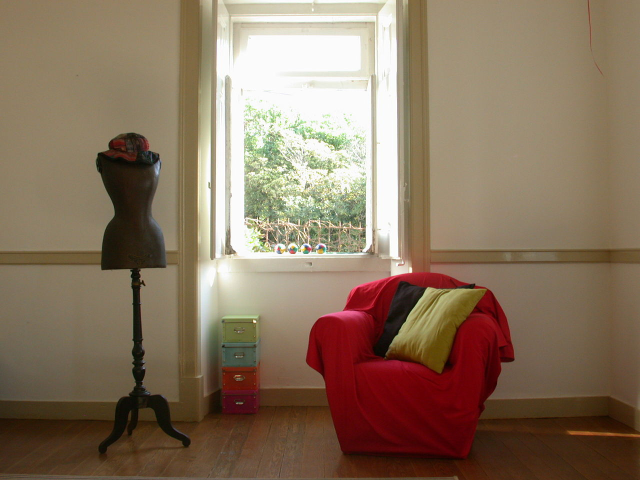
#> input picture les_3/room2.jpg, 1280 x 960 px (shown at 1/2 size)
$ python rotation.py
#> lines starting #> are read from the running program, lines starting #| are printed output that depends on the picture
import cv2 as cv
import numpy as np

image = cv.imread('room2.jpg')
#> image is the input picture: shape (960, 1280, 3); mean B, G, R 94.5, 115.5, 136.3
image = cv.resize(image, None, fx=0.5, fy=0.5)
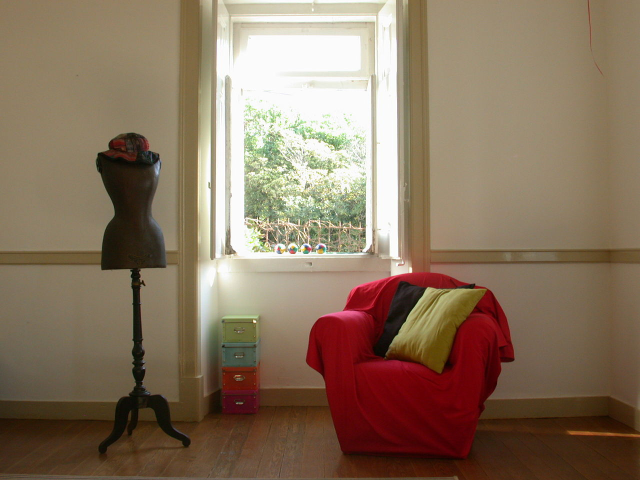
#> image: shape (480, 640, 3); mean B, G, R 94.7, 115.7, 136.4
r_mat = cv.getRotationMatrix2D((image.shape[1]//2, image.shape[0]//2), 45, 1)

rotation = cv.warpAffine(image, r_mat, image.shape[:2])
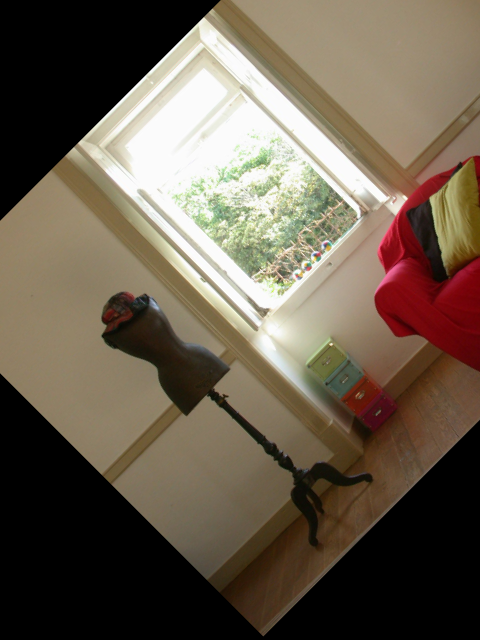
#> rotation: shape (640, 480, 3); mean B, G, R 77.7, 93.1, 105.3

cv.imshow('rotation', rotation)
cv.waitKey(2000)
cv.destroyAllWindows()

$ run again, with les_3/kremlin.jpg copied over les_3/room2.jpg
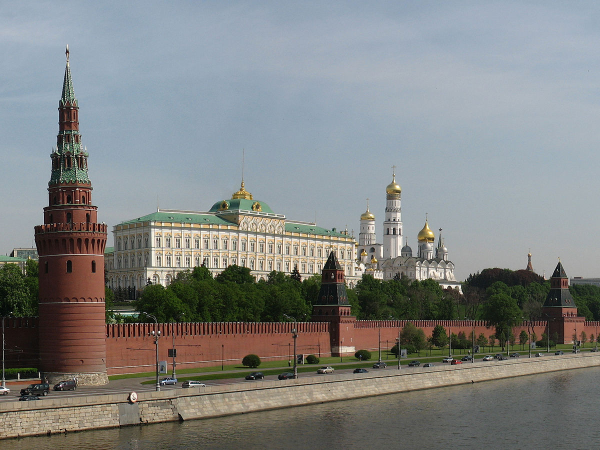
#> input picture les_3/kremlin.jpg, 1200 x 900 px (shown at 1/2 size)
#> image is the input picture: shape (900, 1200, 3); mean B, G, R 129.8, 131.2, 128.7
#> `image = cv.resize(image, None, fx=0.5, fy=0.5)`:
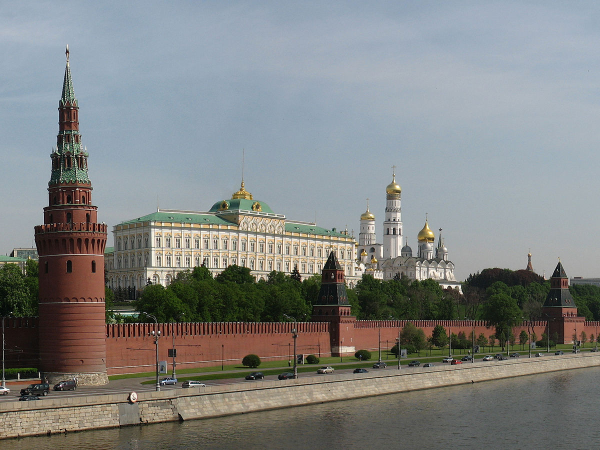
#> image: shape (450, 600, 3); mean B, G, R 130, 131.3, 128.9
#> `rotation = cv.warpAffine(image, r_mat, image.shape[:2])`:
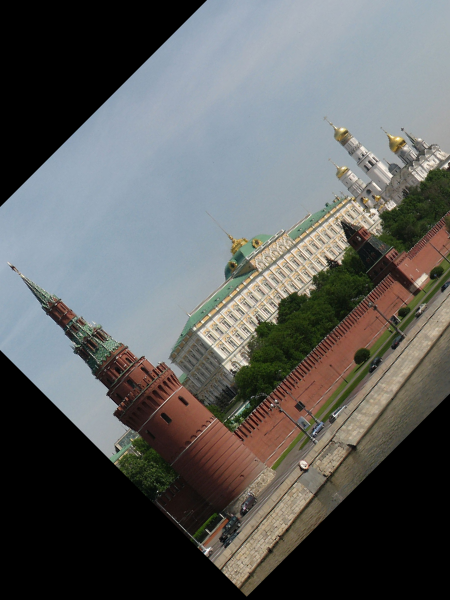
#> rotation: shape (600, 450, 3); mean B, G, R 94.9, 96, 94.6

$ run again, with les_3/noise_pep.JPG copied over les_3/room2.jpg
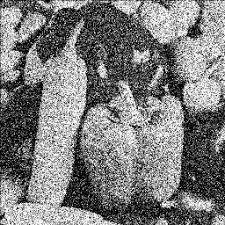
#> input picture les_3/noise_pep.JPG, 225 x 225 px
#> image is the input picture: shape (225, 225, 3); min 0, max 255, mean 125
#> `image = cv.resize(image, None, fx=0.5, fy=0.5)`:
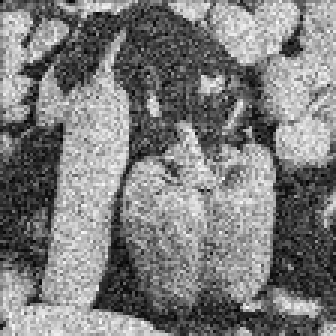
#> image: shape (112, 112, 3) (shown 3 times larger); min 0, max 251, mean 125
#> `rotation = cv.warpAffine(image, r_mat, image.shape[:2])`:
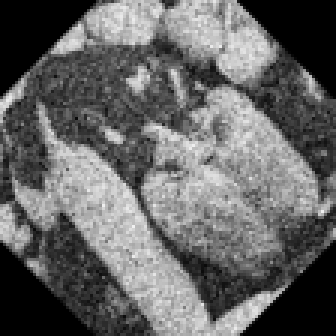
#> rotation: shape (112, 112, 3) (shown 3 times larger); min 0, max 240, mean 101
